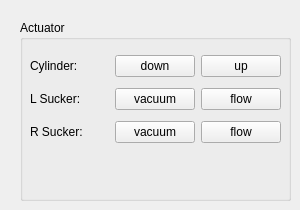
     <widget class="QWidget" name="page_8">
      <widget class="QGroupBox" name="groupBox_17">
       <property name="geometry">
        <rect>
         <x>20</x>
         <y>20</y>
         <width>271</width>
         <height>181</height>
        </rect>
       </property>
       <property name="title">
        <string>Actuator</string>
       </property>
       <widget class="QWidget" name="gridLayoutWidget_11">
        <property name="geometry">
         <rect>
          <x>10</x>
          <y>30</y>
          <width>251</width>
          <height>101</height>
         </rect>
        </property>
        <layout class="QGridLayout" name="gridLayout_35">
         <item row="0" column="0">
          <widget class="QLabel" name="label_53">
           <property name="text">
            <string>Cylinder: </string>
           </property>
          </widget>
         </item>
         <item row="1" column="0">
          <widget class="QLabel" name="label_54">
           <property name="text">
            <string>L Sucker:</string>
           </property>
          </widget>
         </item>
         <item row="0" column="2">
          <widget class="QPushButton" name="pushButton_cylinder_up">
           <property name="text">
            <string>up</string>
           </property>
          </widget>
         </item>
         <item row="0" column="1">
          <widget class="QPushButton" name="pushButton_cylinder_down">
           <property name="text">
            <string>down</string>
           </property>
          </widget>
         </item>
         <item row="2" column="0">
          <widget class="QLabel" name="label_55">
           <property name="text">
            <string>R Sucker:</string>
           </property>
          </widget>
         </item>
         <item row="1" column="1">
          <widget class="QPushButton" name="pushButton_left_vacuum">
           <property name="text">
            <string>vacuum</string>
           </property>
          </widget>
         </item>
         <item row="1" column="2">
          <widget class="QPushButton" name="pushButton_left_flow">
           <property name="text">
            <string>flow</string>
           </property>
          </widget>
         </item>
         <item row="2" column="1">
          <widget class="QPushButton" name="pushButton_right_vacuum">
           <property name="text">
            <string>vacuum</string>
           </property>
          </widget>
         </item>
         <item row="2" column="2">
          <widget class="QPushButton" name="pushButton_right_flow">
           <property name="text">
            <string>flow</string>
           </property>
          </widget>
         </item>
        </layout>
       </widget>
      </widget>
     </widget>
